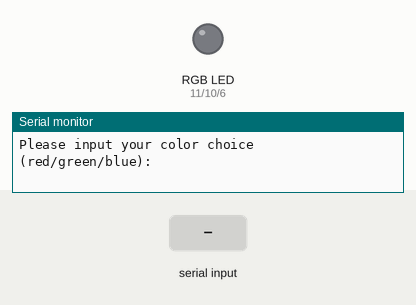
A sketch run on a simulated Arduino Uno, built with avr-gcc and run on an emulated ATmega328P. Parts: an RGB LED mixed from three pins (HIGH = lit), the last lines printed to the serial monitor. The test bench sets the inputs (shaded band). Random numbers use the default seed unless the sketch sets one.

Above: at 1.2 s.
1.3 s: "red" received over Serial
At 2.6 s:
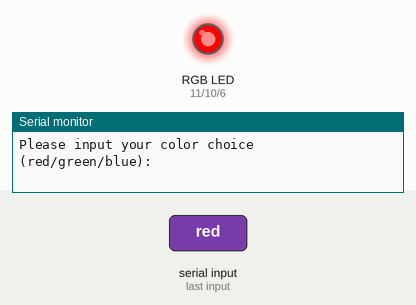
3.8 s: "green" received over Serial
At 5.7 s:
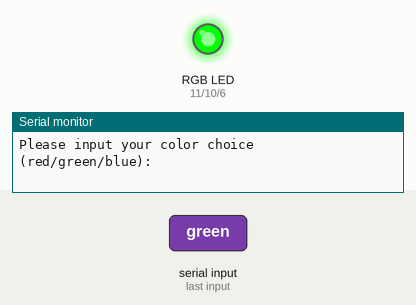
6.3 s: "blue" received over Serial
At 7.6 s:
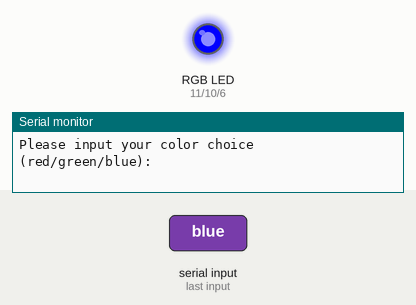
Timing chart, 0 to 9.3 s (numbered marks = the images above; inputs shaded):
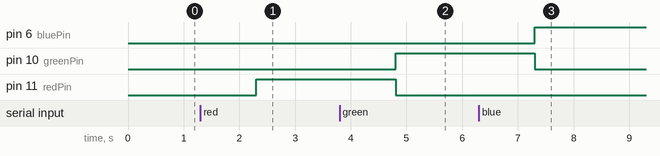

The sketch:

RGB_Led_Control_User_input_red_green_blue.ino
```cpp
int redPin=11;                // Set red LED pin to 11
int greenPin=10;              // Set green LED pin to 10
int bluePin=6;                // Set blue LED pin to 6
int brightness=255;            // Establish INT variable for brightness
String colorChoice;            // Set up variable to hold user color choice input


void setup() {

  Serial.begin(9600);         // Turn on Serial port with speed of 9600
  pinMode(redPin, OUTPUT);    // Set up pinmodes to output
  pinMode(greenPin, OUTPUT);
  pinMode(bluePin, OUTPUT);

}

void loop() {

  Serial.println("Please input your color choice (red/green/blue): ");   // Prompt user for color choice input
  while(Serial.available()==0) {                                // Wait for user input
  }
  colorChoice = Serial.readString();                            // Read/register user input string

  if (colorChoice=="red") {
    analogWrite(redPin, brightness);      // turn RED on to given brightness
    analogWrite(greenPin, 0);             // turn GREEN off
    analogWrite(bluePin, 0);               // turn BLUE off
  }

    if (colorChoice=="green") {
    analogWrite(redPin, 0);               // turn RED off
    analogWrite(greenPin, brightness);    // turn GREEN on to given brightness
    analogWrite(bluePin, 0);               // turn BLUE off
  }

    if (colorChoice=="blue") {
    analogWrite(redPin, 0);               // turn RED off
    analogWrite(greenPin, 0);             // turn GREEN off
    analogWrite(bluePin, brightness);      // turn BLUE  on to given brightness
  }

    if ( colorChoice != "red" && colorChoice != "green" && colorChoice != "blue") {
    Serial.println(" ");
    Serial.println("Input is not a valid color. Please input red or green or blue");
    Serial.println(" ");
    }

}
```

Measured:
- after the input at 1.3 s, pin 11 (redPin): LOW → HIGH after 1.0 s
- after the input at 3.8 s, pin 10 (greenPin): LOW → HIGH after 1.0 s; pin 11 (redPin): HIGH → LOW after 1.0 s
- after the input at 6.3 s, pin 6 (bluePin): LOW → HIGH after 1.0 s; pin 10 (greenPin): HIGH → LOW after 1.0 s
